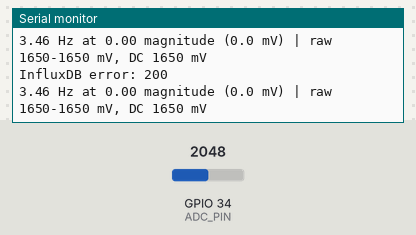
This sketch was run on a simulated ESP32. Parts: the last lines printed to the serial monitor. Inputs (shaded band) come from the test bench; at power-on: GPIO 34 (ADC_PIN) = 2048 (analog values on the 0–4095 scale). WiFi joins after 1.5 s; servers stay silent unless stated; uploads are accepted with an empty reply; the local clock reads 2024-03-15 10:24:30 at power-on unless the sketch sets it; not simulated (calls return 0 or success): secrets.h.

Above: at 4.3 s.
4.4 s: GPIO 34 (ADC_PIN) set to 3000
At 4.84 s:
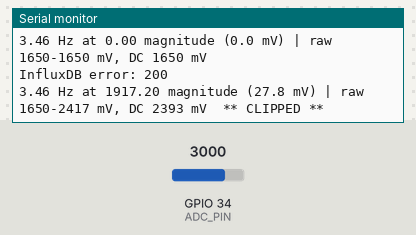
5.9 s: GPIO 34 (ADC_PIN) set to 3110
At 5.99 s:
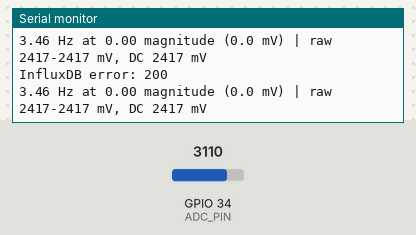
Timing chart, 0 to 8.9 s (numbered marks = the images above; inputs shaded):
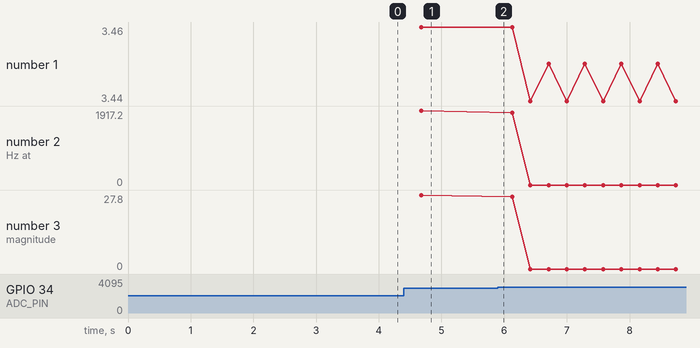

Measured:
- the behaviour switches between 3041 and 3042 on GPIO 34 (ADC_PIN) (found by bisection; images 1 and 2)
- after the input at 4.4 s, the serial monitor: prints a new line after 0.28 s (image 1)

The sketch:

ElephantCode_11-13.ino
```cpp
#include <WiFi.h>
#include <HTTPClient.h>
#include <time.h>
#include <random>
#include <secrets.h>

// 1 = run on fake data from playback_data.h instead of the geophone (see playback.h)
// 0 = normal, read the real ADC pin
#define PLAYBACK 0
#include "playback.h"

/*Select ESP32 Dev Module for the board and COM11 for the port*/

//NTP
const char* NTP_SERVER = "pool.ntp.org";
const long  GMT_OFFSET = -25200; // Arizona UTC-7
//FOR KENYA
//const long  GMT_OFFSET = 10800; // Kenya UTC+3

#define ADC_PIN     34
#define SAMPLES     256
#define SAMPLE_DELAY_US 1000  // microseconds between samples → ~1000 Hz

// ─── Converting FFT magnitude to millivolts ────────────
// Samples are now in millivolts (readADC() returns calibrated mV), so the FFT
// works on mV. It isn't normalized, so its magnitude grows with SAMPLES.
// For a steady sine wave of amplitude A mV:
//     magnitude = A * (SAMPLES / 2) * windowGain
// windowGain = average Hamming window weight (~0.54), computed in setup().
// So  A = magnitude / (SAMPLES / 2 * windowGain).
// Exact for steady tones (hum, engine). For short thumps like footsteps it
// UNDERESTIMATES the real peak, because the thump only fills part of the window.
double windowGain = 0.54;

// ─── Clipping detection ────────────────────────────────
// ESP32 ADC at 11 dB is only accurate between ~150 and ~2450 mV (Espressif spec).
// Outside that it compresses and then sticks at the rail. Samples out there are
// counted as "out_of_range". Best DC bias for this range is ~1300 mV, not 1650.
#define ADC_LINEAR_LOW_MV   0
#define ADC_LINEAR_HIGH_MV  2450
// If the amplifier saturates BEFORE the ADC does, the wave still gets flat tops,
// just not at the ADC rails. So we also count samples sitting at the window's
// own min/max. A clean sine has ~13% of samples within 2% of its peaks;
// a clipped one has far more.
#define FLAT_TOL_FRACTION   0.02
#define FLAT_CLIP_PCT       25.0
#define MIN_SWING_FOR_FLAT_MV 100   // ignore flat-top check on tiny/quiet signals

/*
  Sampling never stops. The work is split three ways so the slow WiFi upload
  (~1 s per HTTP request) can't make us miss footsteps:

    loop()      core 1  reads the ADC every 1 ms into one of two buffers.
                        When a buffer fills, it hands it to fftTask and
                        keeps sampling into the other one.
    fftTask     core 0  FFT + peak search on the full buffer (takes a few ms)
    uploadTask  core 0  sends results to InfluxDB. Results that pile up while
                        an upload is in progress go out together in the next one.
*/

// ─── Sample Buffers (double buffered) ──────────────────
uint16_t sampleBuf[2][SAMPLES];   // loop() fills one while fftTask reads the other
int      fillBuf   = 0;           // which buffer loop() is filling
int      fillIdx   = 0;           // next sample position in that buffer
uint32_t nextSampleUs;
uint32_t windowStartUs;

struct Window {                   // loop() -> fftTask
  int      buf;
  uint32_t elapsedUs;             // how long the 256 samples took
  uint64_t endEpochMs;            // when the window finished (for InfluxDB)
  float    playbackT;             // position in the fake recording (playback only)
};

struct Result {                   // fftTask -> uploadTask
  float    hz;
  float    magnitude;
  float    amplitudeMv;           // magnitude converted to millivolts at the ADC pin
  uint64_t epochMs;
  uint16_t vminMv, vmaxMv;        // raw min/max voltage in the window
  uint16_t dcMv;                  // average voltage = DC bias of the circuit
  float    outOfRangePct;         // % samples outside the ADC's accurate range
  float    flatPct;               // % samples stuck at the window's min/max
  bool     clipped;
};

QueueHandle_t windowQueue;
QueueHandle_t resultQueue;
volatile uint32_t windowsDropped = 0;   // should stay 0: fftTask fell behind
volatile uint32_t resultsDropped = 0;   // should stay 0: upload queue overflowed
volatile uint32_t lateSamples    = 0;   // samples taken >1 ms late

// ─── FFT, written by hand (no library) ─────────────────
/*
  The FFT turns 256 voltage samples (time) into 256 frequency "bins".
  Bin k holds how much of the frequency  k * sampleRate / SAMPLES  is in the
  signal (~3.9 Hz per bin at 1000 Hz). Only bins 0..SAMPLES/2 are meaningful;
  the top half is a mirror image.

  This is the classic radix-2 Cooley-Tukey FFT. It needs SAMPLES to be a
  power of 2 (64, 128, 256, 512, ...). It does the same math as a plain DFT
      X[k] = sum over n of  x[n] * e^(-i * 2*pi * k * n / N)
  but in N*log2(N) steps instead of N*N (2,048 vs 65,536 for N = 256).
*/
static_assert((SAMPLES & (SAMPLES - 1)) == 0, "SAMPLES must be a power of 2");

double vReal[SAMPLES];             // real part (starts as the samples)
double vImag[SAMPLES];             // imaginary part (starts as 0)
double hammingW[SAMPLES];          // Hamming window weights, filled in fftSetup()
double twCos[SAMPLES / 2];         // "twiddle factors": cos and -sin of 2*pi*k/N,
double twSin[SAMPLES / 2];         // precomputed so the FFT never calls cos/sin

// Run once in setup(): precompute the window and the twiddle factors.
void fftSetup() {
  double sum = 0;
  for (int i = 0; i < SAMPLES; i++) {
    // Hamming window: tapers the ends of the window to ~0.08 so the sudden
    // start/stop of the 256-sample chunk doesn't smear energy into other bins
    hammingW[i] = 0.54 - 0.46 * cos(TWO_PI * i / (SAMPLES - 1));
    sum += hammingW[i];
  }
  windowGain = sum / SAMPLES;      // average window weight (~0.54), used for mV

  for (int k = 0; k < SAMPLES / 2; k++) {
    twCos[k] =  cos(TWO_PI * k / SAMPLES);
    twSin[k] = -sin(TWO_PI * k / SAMPLES);   // minus = forward transform
  }
}

// In-place FFT of re[] / im[] (each SAMPLES long).
void fft(double* re, double* im) {
  // Step 1: reorder the samples by "bit-reversed" index (e.g. for N = 8,
  // index 1 = 001 goes to 100 = 4). This lines them up so step 2 can
  // combine neighbours in place.
  for (int i = 1, j = 0; i < SAMPLES; i++) {
    int bit = SAMPLES >> 1;
    for (; j & bit; bit >>= 1) j ^= bit;
    j ^= bit;
    if (i < j) {
      double t = re[i]; re[i] = re[j]; re[j] = t;
      t = im[i]; im[i] = im[j]; im[j] = t;
    }
  }

  // Step 2: "butterflies". Combine pairs of 1-point FFTs into 2-point FFTs,
  // pairs of those into 4-point FFTs, ... until one 256-point FFT is left.
  for (int len = 2; len <= SAMPLES; len <<= 1) {
    int half = len >> 1;
    int step = SAMPLES / len;                  // which twiddle factors this stage uses
    for (int start = 0; start < SAMPLES; start += len) {
      for (int k = 0; k < half; k++) {
        double wr = twCos[k * step];
        double wi = twSin[k * step];
        int a = start + k;
        int b = a + half;
        // t = w * x[b]   (complex multiply)
        double tr = re[b] * wr - im[b] * wi;
        double ti = re[b] * wi + im[b] * wr;
        // x[a], x[b] = x[a] + t, x[a] - t
        re[b] = re[a] - tr;  im[b] = im[a] - ti;
        re[a] += tr;         im[a] += ti;
      }
    }
  }
}

// ───────────────────────────────────────────────────────
void setup() {
    Serial.begin(115200);
    analogReadResolution(12);
    analogSetPinAttenuation(ADC_PIN, ADC_11db);

  // Give WiFi 15 s, then start detecting anyway. The ESP32 keeps retrying in
  // the background, and uploads start working once it connects.
  WiFi.setAutoReconnect(true);
  WiFi.begin(SSID, PASSWORD);
  Serial.println("Connecting to WiFi");
  unsigned long wifiStart = millis();
  while (WiFi.status() != WL_CONNECTED && millis() - wifiStart < 15000) {
    delay(500);
    Serial.print(".");
  }
  if (WiFi.status() == WL_CONNECTED) {
    Serial.println("\nConnected! IP: " + WiFi.localIP().toString());
  } else {
    Serial.println("\nNo WiFi yet, running offline (results only on serial)");
  }

  configTime(GMT_OFFSET, 0, NTP_SERVER);
  struct tm timeinfo;

  //should connect after ~5 seconds
  int attempts = WiFi.status() == WL_CONNECTED ? 0 : 10;   // no WiFi = no clock sync, skip it
  while (attempts < 10 && !getLocalTime(&timeinfo)) {
    Serial.print(".");
    delay(500);
    attempts++;
  }
  if (attempts >= 10) {
    Serial.println("\nNo NTP");
  } else {
    Serial.println("\nTime synced: " + getTimestamp());
  }

  fftSetup();   // Hamming window + twiddle factors for the hand-written FFT

  windowQueue = xQueueCreate(1, sizeof(Window));    // 1 = only the other buffer can be waiting
  resultQueue = xQueueCreate(64, sizeof(Result));   // ~16 s of results if WiFi stalls
  xTaskCreatePinnedToCore(fftTask,    "fft",    8192, NULL, 2, NULL, 0);
  xTaskCreatePinnedToCore(uploadTask, "upload", 8192, NULL, 1, NULL, 0);

  nextSampleUs  = micros();
  windowStartUs = nextSampleUs;
}

// Only job: take one sample every SAMPLE_DELAY_US, on schedule, forever.
void loop() {
    while ((int32_t)(micros() - nextSampleUs) < 0) { }   // wait for this sample's time slot
    if ((int32_t)(micros() - nextSampleUs) > SAMPLE_DELAY_US) lateSamples++;
    nextSampleUs += SAMPLE_DELAY_US;

    sampleBuf[fillBuf][fillIdx++] = readADC(ADC_PIN);

    if (fillIdx == SAMPLES) {
        uint32_t now = micros();
        Window w = { fillBuf, now - windowStartUs, getEpochMs(), 0 };
#if PLAYBACK
        w.playbackT = playbackTimeS();
#endif
        // Never block here, sampling has to keep going. If fftTask is somehow
        // still busy with the other buffer, this window is lost (and counted).
        if (xQueueSend(windowQueue, &w, 0) == pdTRUE) {
            fillBuf = 1 - fillBuf;
        } else {
            windowsDropped++;
        }
        fillIdx = 0;
        windowStartUs = now;
    }
}

// Same math as before, just running on its own task.
void fftTask(void*) {
    Window w;
    while (true) {
        xQueueReceive(windowQueue, &w, portMAX_DELAY);

        // Raw-signal stats + clipping check, before the FFT touches the data
        const uint16_t* s = sampleBuf[w.buf];
        uint16_t vmin = 65535, vmax = 0;
        uint32_t sum = 0, outOfRange = 0;
        for (int i = 0; i < SAMPLES; i++) {
            uint16_t v = s[i];
            if (v < vmin) vmin = v;
            if (v > vmax) vmax = v;
            sum += v;
            if (v < ADC_LINEAR_LOW_MV || v > ADC_LINEAR_HIGH_MV) outOfRange++;
        }
        uint32_t flat = 0;
        uint16_t swing = vmax - vmin;
        if (swing >= MIN_SWING_FOR_FLAT_MV) {
            uint16_t tol = (uint16_t)(FLAT_TOL_FRACTION * swing / 2.0) + 3;
            for (int i = 0; i < SAMPLES; i++)
                if (s[i] >= vmax - tol || s[i] <= vmin + tol) flat++;
        }
        float outOfRangePct = 100.0f * outOfRange / SAMPLES;
        float flatPct       = 100.0f * flat / SAMPLES;
        bool  clipped       = outOfRange > 0 || flatPct > FLAT_CLIP_PCT;

        double sampleRate = (SAMPLES / (double)w.elapsedUs) * 1e6;

        // Remove DC (subtract the average voltage, so the 1.2 V bias doesn't
        // swamp bin 0) and apply the Hamming window, in one pass
        double mean = (double)sum / SAMPLES;
        for (int i = 0; i < SAMPLES; i++) {
            vReal[i] = ((double)s[i] - mean) * hammingW[i];
            vImag[i] = 0.0;
        }

        fft(vReal, vImag);

        // Magnitude of each bin = length of the complex number (only the
        // first half is needed, the rest is a mirror image)
        for (int i = 0; i <= SAMPLES / 2; i++)
            vReal[i] = sqrt(vReal[i] * vReal[i] + vImag[i] * vImag[i]);

    int    peakBin       = 1;
    double peakMagnitude = 0.0;

    for (int i = 1; i < SAMPLES / 2; i++) {
        if (vReal[i] > peakMagnitude) {
            peakMagnitude = vReal[i];
            peakBin       = i;
        }
    }

    // The FFT can only answer in steps of sampleRate/SAMPLES (~3.9 Hz):
    // 3.91, 7.81, 11.72, 15.62, 19.53 ... A real 14 Hz or 17 Hz signal both
    // land in the 15.62 bin. Fit a parabola through the peak bin and its two
    // neighbours (on log magnitude, which is near exact for a Hamming window)
    // to estimate where the true peak sits between bins.
    double binOffset = 0.0;
    if (peakBin > 1 && peakBin < SAMPLES / 2 - 1) {
        double a = log(vReal[peakBin - 1] + 1e-9);
        double b = log(vReal[peakBin]     + 1e-9);
        double c = log(vReal[peakBin + 1] + 1e-9);
        double denom = a - 2.0 * b + c;
        if (denom < 0) {
            binOffset = 0.5 * (a - c) / denom;                     // between -0.5 and +0.5
            peakMagnitude = exp(b - 0.25 * (a - c) * binOffset);   // undo the in-between-bins loss
        }
    }
    double peakHz = (peakBin + binOffset) * sampleRate / SAMPLES;

#if PLAYBACK
    float testT;                                   // where we are in the recording
    const char* test = playbackTest(w.playbackT, &testT);
    Serial.printf("[t=%6.2f s | %s t=%5.2f s] ", w.playbackT, test, testT);
#endif
    double amplitudeMv = peakMagnitude / (SAMPLES / 2.0 * windowGain);
    Serial.printf("%.2f Hz at %.2f magnitude (%.1f mV) | raw %u-%u mV, DC %u mV%s\n",
                  peakHz, peakMagnitude, amplitudeMv, vmin, vmax, (uint16_t)(sum / SAMPLES),
                  clipped ? "  ** CLIPPED **" : "");

    Result r = { (float)peakHz, (float)peakMagnitude, (float)amplitudeMv, w.endEpochMs,
                 vmin, vmax, (uint16_t)(sum / SAMPLES), outOfRangePct, flatPct, clipped };
    if (xQueueSend(resultQueue, &r, 0) != pdTRUE) resultsDropped++;
    }
}

// Waits for results, then sends everything that has piled up in ONE request.
void uploadTask(void*) {
    Result r;
    while (true) {
        xQueueReceive(resultQueue, &r, portMAX_DELAY);
        String body;
        int count = 0;
        do {
            body += influxLine(r);
            count++;
        } while (xQueueReceive(resultQueue, &r, 0) == pdTRUE);
        sendToInflux(body, count);
    }
}

// One InfluxDB line-protocol line, with the time the window was actually recorded
String influxLine(const Result& r) {
  // Format 64-bit timestamp manually (String() can't handle uint64_t)
  char tsStr[25];
  snprintf(tsStr, sizeof(tsStr), "%llu", r.epochMs);

  // fake data gets its own tag so it never mixes with real geophone readings
  return String(PLAYBACK ? "seismic,sensor=playback" : "seismic,sensor=geophone1") +
         " hz=" + String(r.hz, 4) +
         ",magnitude=" + String(r.magnitude, 4) +
         ",amplitude_mv=" + String(r.amplitudeMv, 3) +
         ",vmin_mv=" + String(r.vminMv) + "i" +
         ",vmax_mv=" + String(r.vmaxMv) + "i" +
         ",dc_mv=" + String(r.dcMv) + "i" +
         ",out_of_range_pct=" + String(r.outOfRangePct, 1) +
         ",flat_pct=" + String(r.flatPct, 1) +
         ",clipped=" + String(r.clipped ? 1 : 0) + "i" +
         " " + String(tsStr) + "\n";
}

void sendToInflux(const String& body, int count) {
  if (WiFi.status() != WL_CONNECTED) {
    Serial.printf("WiFi disconnected, %d windows not sent\n", count);
    return;
  }

  HTTPClient http;
  http.begin(INFLUX_URL);
  http.addHeader("Authorization", String("Token ") + INFLUX_TOKEN);
  http.addHeader("Content-Type", "text/plain; charset=utf-8");

  int code = http.POST(body);

  if (code == 204) {
    Serial.printf("Sent %d windows to InfluxDB (dropped so far: %u windows, %u results, "
                  "%u late samples)\n", count, windowsDropped, resultsDropped, lateSamples);
  }
  else {
    Serial.println("InfluxDB error: " + String(code));
    Serial.println(http.getString());
  }

  http.end();
}

uint64_t getEpochMs() {
  struct timeval tv;
  gettimeofday(&tv, NULL);
  return ((uint64_t)tv.tv_sec * 1000ULL) + (tv.tv_usec / 1000);
}

String getTimestamp() {
  struct tm timeinfo;
  if (!getLocalTime(&timeinfo)) {
    return "T+" + String(millis()) + "ms";
  }
  char buf[30];
  strftime(buf, sizeof(buf), "%Y-%m-%d %H:%M:%S", &timeinfo);
  return String(buf);
}
```

playback.h
```cpp
/*
  Playback mode: lets the real firmware run on fake geophone data.
  -----------------------------------------------------------------
  With PLAYBACK 1, readADC() returns samples from playback_data.h instead of
  the ADC pin. Everything else in ElephantCode.ino runs unchanged.

  The recording plays in REAL TIME and loops: readADC() returns whatever
  sample the recording is at "right now". So when the firmware is busy (e.g.
  sending to InfluxDB) it misses samples, exactly like it would with the real
  geophone.

  playback_data.h can hold one test or a playlist of several played back to back.

  Make the data:  python artificial_tests/make_playback_header.py mixed
  With PLAYBACK 0, readADC() is just analogRead() and playback_data.h isn't needed.
*/
#pragma once

#if PLAYBACK
#include "playback_data.h"
#include <esp_timer.h>

int64_t playbackStartUs = -1;

// Seconds into the whole playlist right now
float playbackTimeS() {
  if (playbackStartUs < 0) return 0;
  int64_t elapsed = esp_timer_get_time() - playbackStartUs;
  return (float)((elapsed * PLAYBACK_FS / 1000000) % PLAYBACK_N) / PLAYBACK_FS;
}

// Which test a playlist time falls in, and how far into that test it is.
// Match these against that test's _truth.json
const char* playbackTest(float playlistT, float* testT) {
  uint32_t i = (uint32_t)(playlistT * PLAYBACK_FS);
  int k = 0;
  while (k + 1 < PLAYBACK_TESTS && i >= PLAYBACK_TEST_START[k + 1]) k++;
  *testT = (float)(i - PLAYBACK_TEST_START[k]) / PLAYBACK_FS;
  return PLAYBACK_TEST_NAME[k];
}

int readADC(int pin) {
  (void)pin;
  if (playbackStartUs < 0) {   // first read starts the recording at t = 0
    playbackStartUs = esp_timer_get_time();
    Serial.printf("PLAYBACK: \"%s\", %.1f s at %u Hz, looping\n", PLAYBACK_NAME,
                  (float)PLAYBACK_N / PLAYBACK_FS, PLAYBACK_FS);
  }
  int64_t elapsed = esp_timer_get_time() - playbackStartUs;
  // returns millivolts, same unit as the real readADC() below
  return (int)(PLAYBACK_DATA[(elapsed * PLAYBACK_FS / 1000000) % PLAYBACK_N] * PLAYBACK_MV_PER_COUNT + 0.5);
}

#else
// Calibrated millivolts at the pin. The ESP32 ADC is not linear, so
// analogRead() * 3300/4095 is off by 100+ mV near the top of the range.
// analogReadMilliVolts() uses the chip's factory calibration instead.
int readADC(int pin) { return analogReadMilliVolts(pin); }
#endif
```
